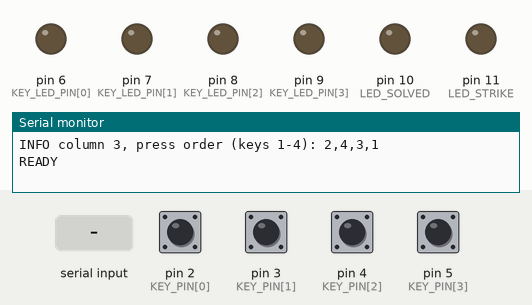
Recording of a sketch running on a simulated Arduino Uno, built with avr-gcc and run on an emulated ATmega328P. Parts: output pins drawn as LEDs (lit = HIGH), the last lines printed to the serial monitor. The test bench sets the inputs (shaded band); at power-on: pin 2 (KEY_PIN[0]), pin 3 (KEY_PIN[1]), pin 4 (KEY_PIN[2]), pin 5 (KEY_PIN[3]) HIGH.

Above: at 1.2 s.
1.3 s: "ID?\n" received over Serial
2.8 s: "PING\n" received over Serial
4.3 s: "START\n" received over Serial
5.8 s: pin 2 (KEY_PIN[0]) pulled LOW for 0.15 s
At 6.3 s:
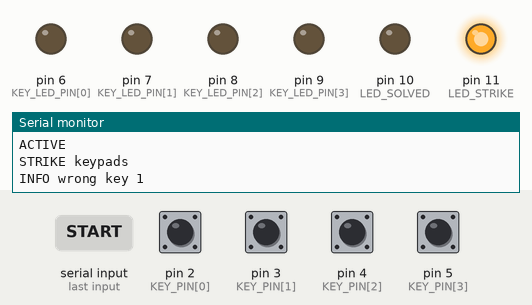
8.3 s: pin 3 (KEY_PIN[1]) pulled LOW for 0.15 s
At 9.4 s:
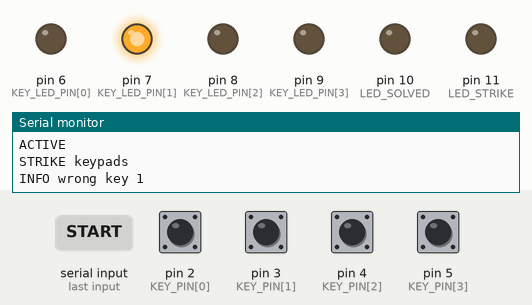
9.9 s: pin 4 (KEY_PIN[2]) pulled LOW for 0.15 s
At 10.7 s:
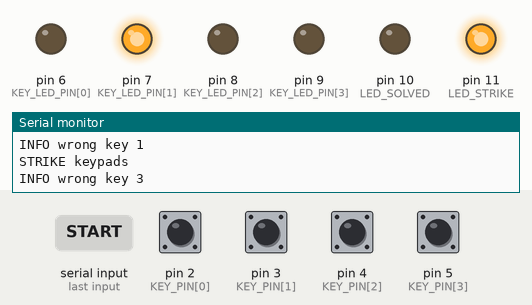
Timing chart, 0 to 12.9 s (numbered marks = the images above; inputs shaded):
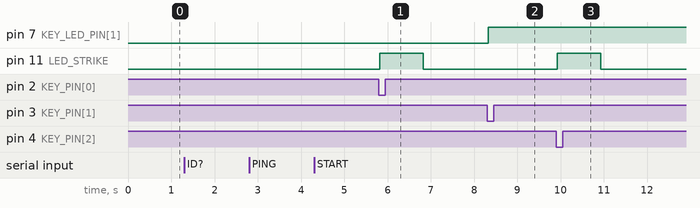

Measured:
- after the input at 5.8 s, pin 11 (LED_STRIKE): LOW → HIGH at once, → LOW 1.0 s later
- after the input at 8.3 s, pin 7 (KEY_LED_PIN[1]): LOW → HIGH at once
- after the input at 9.9 s, pin 11 (LED_STRIKE): LOW → HIGH at once, → LOW 1.0 s later

The sketch:

keypads_slave.ino
```cpp
/*
  KTANE - Keypads module                       Board: Arduino Uno R3
  Link to the Raspberry Pi: USB serial, 115200 baud, ASCII lines.

  How it works
  ------------
  - Each key has a fixed symbol. Set KEY_SYMBOL[] below to match your caps.
  - At boot the sketch finds the one manual column that holds all four symbols
    and works out the press order from it.
  - The module is LOCKED until the Pi sends START at the beginning of a round.
  - Press the keys in order. A correct press lights that key's LED.
  - A wrong press is a STRIKE: the red LED flashes, progress is kept (like the game),
    and the Pi is told "STRIKE keypads". The Pi owns the ONE shared mistake counter
    (3 mistakes from any module = BOOM); this module never decides that itself.
  - After all four correct presses the green LED stays on and the Pi is told
    "SOLVED keypads". The Pi then counts it towards defusing the bomb.

  If no column holds all four symbols the red LED blinks fast forever, the module
  stays silent (the Pi will show "Keypads offline") and an INFO line says why.

  Serial protocol (same style as the ESP32 / Uno R4 modules)
    Pi -> Uno R3:  ID?                 -> ID keypads-uno-r3 v1
                   PING                -> PONG
                   START               -> ACTIVE      (new round: LEDs off, progress cleared, unlocked)
                   STOP                -> IDLE        (locked, all LEDs off)
                   STRIKES <n> <max>   (global mistakes; stored, no reply)
                   BOOM                (locked; LEDs stay as they are)
                   DEFUSED             (locked)
                   STATUS              -> STATE <IDLE|ACTIVE|SOLVED> <correct presses>
    Uno R3 -> Pi:  READY (boot)   STRIKE keypads   SOLVED keypads   INFO <text> (ignored)

  Note: opening the USB port resets an Uno R3 (normal for this board). The Pi
  copes with that: it simply sends START again if the board reboots mid-round.
*/

// ---------------------------------------------------------------------------
// Symbols (names for the 27 keypad glyphs in the manual)
// ---------------------------------------------------------------------------
enum Symbol : uint8_t {
  BALLOON,        // Ϙ  (balloon / lollipop)
  AT,             // Ѧ  (A with a tail, "at")
  LAMBDA,         // ƛ  (lambda with a bar)
  LIGHTNING,      // Ϟ  (squiggly lightning)
  SPIDER,         // Ѭ  (spider / squid-knife)
  HOOK_N,         // ϗ  (N with a hook)
  C_DOT_REVERSED, // Ͽ  (backwards C with a dot)
  EURO,           // Ӭ  (backwards E with two dots)
  CURSIVE,        // Ҩ  (cursive loop)
  HOLLOW_STAR,    // ☆
  QUESTION,       // ¿  (upside-down question mark)
  COPYRIGHT,      // ©
  PUMPKIN,        // Ѽ  (pumpkin / butt)
  DOUBLE_K,       // Җ  (two Ks back to back)
  MELTED_3,       // Ԇ  (melted 3)
  SIX,            // б
  PARAGRAPH,      // ¶
  BT,             // Ѣ  (b with a T)
  SMILEY,         // ټ  (smiley face)
  TRIDENT,        // Ψ  (pitchfork)
  C_DOT,          // Ͼ  (C with a dot)
  DRAGON,         // Ѯ  (3 with a tail and a hat)
  FILLED_STAR,    // ★
  TRACKS,         // ҂  (railway tracks)
  AE,             // æ
  N_HAT,          // Ҋ  (backwards N with a hat)
  OMEGA           // Ω
};

// The six columns from the bomb defusal manual, top to bottom.
const Symbol COLUMNS[6][7] = {
  { BALLOON,   AT,          LAMBDA,    LIGHTNING, SPIDER,   HOOK_N,  C_DOT_REVERSED },
  { EURO,      BALLOON,     C_DOT_REVERSED, CURSIVE, HOLLOW_STAR, HOOK_N, QUESTION  },
  { COPYRIGHT, PUMPKIN,     CURSIVE,   DOUBLE_K,  MELTED_3, LAMBDA,  HOLLOW_STAR    },
  { SIX,       PARAGRAPH,   BT,        SPIDER,    DOUBLE_K, QUESTION, SMILEY        },
  { TRIDENT,   SMILEY,      BT,        C_DOT,     PARAGRAPH, DRAGON, FILLED_STAR    },
  { SIX,       EURO,        TRACKS,    AE,        TRIDENT,  N_HAT,   OMEGA          }
};

// ===========================================================================
// >>> EDIT THIS: the symbol printed on each key cap <<<
//     KEY_SYMBOL[0] is the key wired to KEY_PIN[0] (D2), and so on.
// ===========================================================================
const Symbol KEY_SYMBOL[4] = { HOLLOW_STAR, COPYRIGHT, MELTED_3, PUMPKIN };

// ---------------------------------------------------------------------------
// Pins
// ---------------------------------------------------------------------------
const uint8_t KEY_PIN[4]     = { 2, 3, 4, 5 };   // key wires (other side to GND)
const uint8_t KEY_LED_PIN[4] = { 6, 7, 8, 9 };   // optional: one LED per key
const uint8_t LED_SOLVED     = 10;               // green status LED (module defused)
const uint8_t LED_STRIKE     = 11;               // red status LED (flashes on a mistake)

const unsigned long DEBOUNCE_MS   = 25;
const unsigned long STRIKE_LED_MS = 1000;        // how long red stays on per strike
const unsigned long SERIAL_BAUD   = 115200;

// ---------------------------------------------------------------------------
// State
// ---------------------------------------------------------------------------
uint8_t  solutionOrder[4];       // key indexes in the order they must be pressed
uint8_t  step = 0;               // how many correct presses so far
bool     keyDone[4] = { false, false, false, false };
bool     solved = false;
bool     active = false;         // true between the Pi's START and BOOM / DEFUSED / STOP
bool     configError = false;
uint8_t  globalStrikes = 0, globalMax = 3;   // told to us by the Pi (STRIKES n max)
unsigned long strikeLedOffAt = 0;

// Debounce state per key
bool          stableState[4];    // HIGH = released (pull-up), LOW = pressed
bool          lastReading[4];
unsigned long lastChange[4];

// ---------------------------------------------------------------------------
// Work out the press order from the key symbols
// ---------------------------------------------------------------------------
bool computeSolution() {
  for (uint8_t col = 0; col < 6; col++) {
    int8_t pos[4];
    bool allFound = true;

    for (uint8_t k = 0; k < 4 && allFound; k++) {
      pos[k] = -1;
      for (uint8_t row = 0; row < 7; row++) {
        if (COLUMNS[col][row] == KEY_SYMBOL[k]) { pos[k] = row; break; }
      }
      if (pos[k] < 0) allFound = false;
    }

    if (allFound) {
      // Sort key indexes by their row in this column (top of column first).
      for (uint8_t k = 0; k < 4; k++) solutionOrder[k] = k;
      for (uint8_t i = 0; i < 3; i++) {
        for (uint8_t j = 0; j < 3 - i; j++) {
          if (pos[solutionOrder[j]] > pos[solutionOrder[j + 1]]) {
            uint8_t t = solutionOrder[j];
            solutionOrder[j] = solutionOrder[j + 1];
            solutionOrder[j + 1] = t;
          }
        }
      }
      Serial.print(F("INFO column "));
      Serial.print(col + 1);
      Serial.print(F(", press order (keys 1-4): "));
      for (uint8_t i = 0; i < 4; i++) {
        Serial.print(solutionOrder[i] + 1);
        Serial.print(i < 3 ? F(",") : F(""));
      }
      Serial.println();
      return true;
    }
  }
  return false;
}

// ---------------------------------------------------------------------------
// Returns true once each time key k goes from released to pressed
// ---------------------------------------------------------------------------
bool keyPressedEdge(uint8_t k) {
  bool reading = digitalRead(KEY_PIN[k]);
  unsigned long now = millis();

  if (reading != lastReading[k]) {
    lastReading[k] = reading;
    lastChange[k] = now;
  }

  if ((now - lastChange[k]) >= DEBOUNCE_MS && reading != stableState[k]) {
    stableState[k] = reading;
    if (stableState[k] == LOW) return true;   // just pressed
  }
  return false;
}

void allLedsOff() {
  for (uint8_t k = 0; k < 4; k++) digitalWrite(KEY_LED_PIN[k], LOW);
  digitalWrite(LED_SOLVED, LOW);
  digitalWrite(LED_STRIKE, LOW);
  strikeLedOffAt = 0;
}

// Fresh round: clear progress, LEDs off, unlock, forget stale key states.
void startRound() {
  step = 0;
  solved = false;
  for (uint8_t k = 0; k < 4; k++) {
    keyDone[k] = false;
    stableState[k] = lastReading[k] = digitalRead(KEY_PIN[k]);
    lastChange[k] = millis();
  }
  allLedsOff();
  globalStrikes = 0;
  active = true;
}

void strike(uint8_t k) {
  digitalWrite(LED_STRIKE, HIGH);
  strikeLedOffAt = millis() + STRIKE_LED_MS;
  Serial.println(F("STRIKE keypads"));              // the Pi counts it in the shared total
  Serial.print(F("INFO wrong key "));
  Serial.println(k + 1);
}

void handlePress(uint8_t k) {
  if (keyDone[k]) return;                  // already lit; pressing again does nothing

  if (k == solutionOrder[step]) {
    keyDone[k] = true;
    digitalWrite(KEY_LED_PIN[k], HIGH);
    step++;
    if (step == 4) {
      solved = true;
      digitalWrite(LED_SOLVED, HIGH);
      Serial.println(F("SOLVED keypads"));
    }
  } else {
    strike(k);
  }
}

// ---------------------------------------------------------------------------
// Serial commands from the Pi
// ---------------------------------------------------------------------------
char    rx[24];
uint8_t rxLen = 0;

void handle(char *line) {
  char *arg = strchr(line, ' ');
  if (arg) { *arg++ = 0; while (*arg == ' ') arg++; }

  if (!strcmp(line, "ID?")) {
    Serial.println(F("ID keypads-uno-r3 v1"));
  } else if (!strcmp(line, "PING")) {
    Serial.println(F("PONG"));
  } else if (!strcmp(line, "START")) {
    startRound();
    Serial.println(F("ACTIVE"));
  } else if (!strcmp(line, "STOP")) {
    active = false;
    step = 0;
    solved = false;
    for (uint8_t k = 0; k < 4; k++) keyDone[k] = false;
    allLedsOff();
    Serial.println(F("IDLE"));
  } else if (!strcmp(line, "STRIKES")) {          // global mistakes from the Pi (no reply)
    int n = 0, m = 0;
    if (arg && sscanf(arg, "%d %d", &n, &m) >= 1) {
      globalStrikes = (uint8_t)(n < 0 ? 0 : (n > 9 ? 9 : n));
      if (m > 0 && m <= 9) globalMax = (uint8_t)m;
    }
  } else if (!strcmp(line, "BOOM") || !strcmp(line, "DEFUSED")) {
    active = false;                               // locked; LEDs stay as they were
  } else if (!strcmp(line, "STATUS")) {
    Serial.print(F("STATE "));
    Serial.print(solved ? F("SOLVED") : (active ? F("ACTIVE") : F("IDLE")));
    Serial.print(' ');
    Serial.println(step);
  } else {
    Serial.print(F("ERR "));
    Serial.println(line);
  }
}

void pollSerial() {
  while (Serial.available() > 0) {
    char c = (char)Serial.read();
    if (c == '\r' || c == '\n') {
      if (rxLen) {
        rx[rxLen] = 0;
        rxLen = 0;
        handle(rx);
      }
    } else if (rxLen < sizeof(rx) - 1) {
      rx[rxLen++] = (c >= 'a' && c <= 'z') ? c - 32 : c;
    } else {
      rxLen = 0;                         // overlong line: drop it
    }
  }
}

// ---------------------------------------------------------------------------
void setup() {
  Serial.begin(SERIAL_BAUD);

  for (uint8_t k = 0; k < 4; k++) {
    pinMode(KEY_PIN[k], INPUT_PULLUP);
    pinMode(KEY_LED_PIN[k], OUTPUT);
    stableState[k] = lastReading[k] = digitalRead(KEY_PIN[k]);
    lastChange[k] = millis();
  }
  pinMode(LED_SOLVED, OUTPUT);
  pinMode(LED_STRIKE, OUTPUT);
  allLedsOff();

  if (!computeSolution()) {
    configError = true;                  // stay silent: the Pi shows "Keypads offline"
    Serial.println(F("INFO ERROR: no manual column contains all four KEY_SYMBOL values."));
    Serial.println(F("INFO Check KEY_SYMBOL[] - a real keypad always uses 4 symbols from one column."));
    return;
  }
  Serial.println(F("READY"));
}

void loop() {
  if (configError) {                       // fast red blink = bad symbol setup
    digitalWrite(LED_STRIKE, (millis() / 150) % 2);
    return;
  }

  pollSerial();

  // Turn the strike LED off after its flash
  if (strikeLedOffAt && (long)(millis() - strikeLedOffAt) >= 0) {
    digitalWrite(LED_STRIKE, LOW);
    strikeLedOffAt = 0;
  }

  if (!active || solved) return;           // locked until START; ignore keys once solved

  for (uint8_t k = 0; k < 4; k++) {
    if (keyPressedEdge(k)) handlePress(k);
  }
}
```
